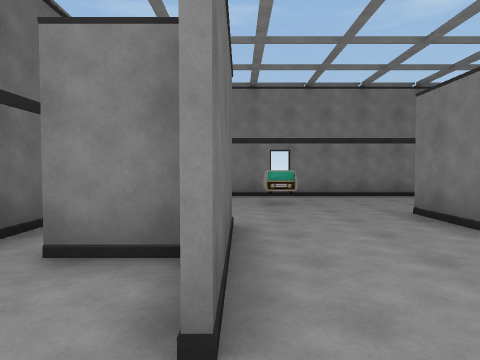
view 1 (above)

12 first-person views from a walk through a 3-D level made in the Unity game engine. The camera is 1.5 m above the floor, tilts 2° down and sees 75° across. The floor is counted in squares, 2 m on a side. Each view is taken from the middle of a square. On the plan, view 1 faces up. The plan holds only what a view shows up to about 10 squares ahead; the rest is blank. The place goes on beyond the plan. The player character is not drawn.

view 2
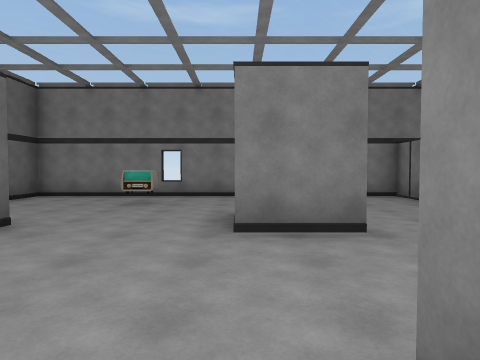

view 3
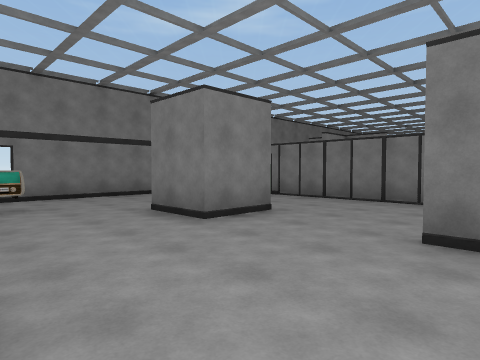

view 4
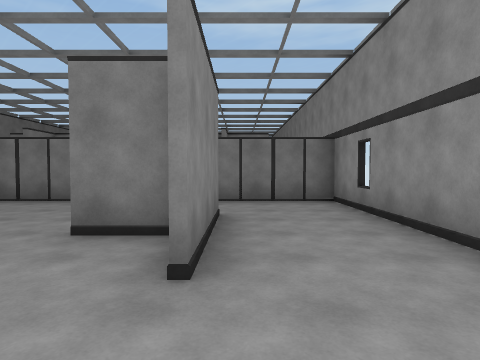

view 5
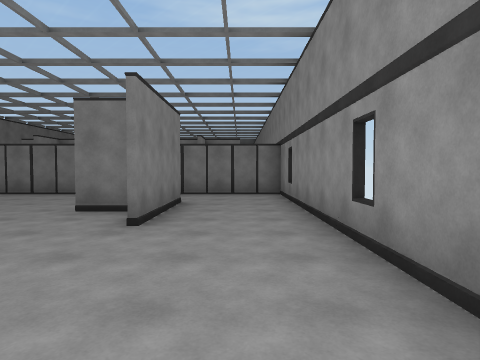

view 6
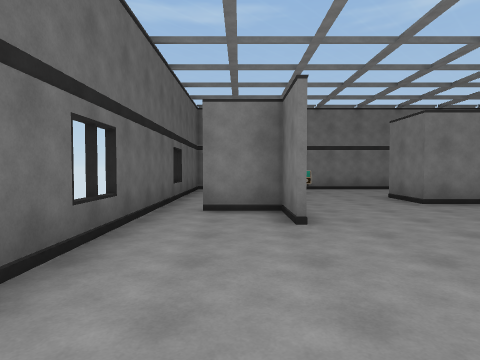

view 7
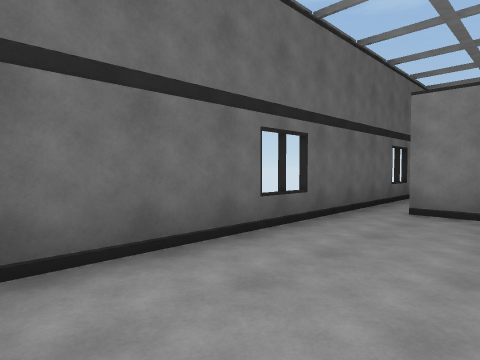

view 8
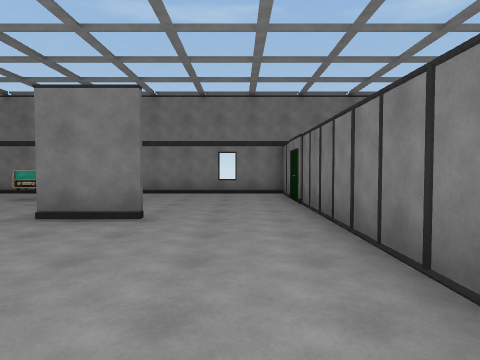

view 9
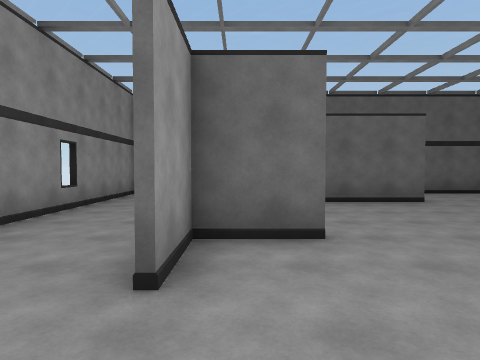

view 10
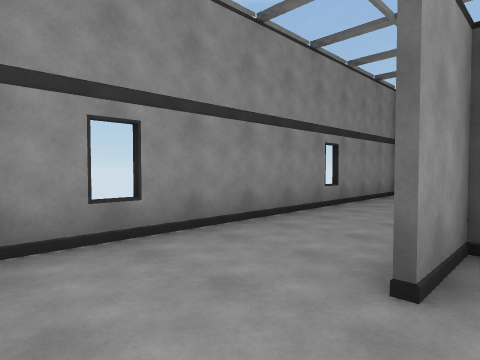

view 11
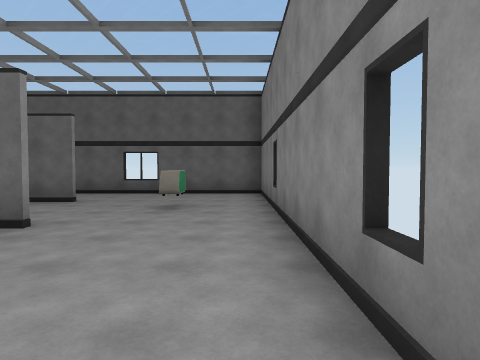

view 12
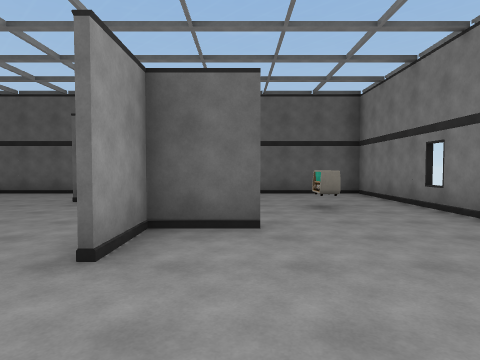

### Floor plan
Points are (right, up) in squares from view 1. A wall is a line through its corners. A room is listed if a view was taken in it or the views show most of it. See-through windows are left out.
Room 1 (views 1, 2, 3, 4, 5, 6, 7, 8, 9, 10, 11, 12)
walls: (4.6, 3.7) (2.9, 3.7) (2.9, 5.4); (3.7, 1) (3.7, -0.5) (5.1, -0.5); (3.1, 5.4) (3.1, 3.8) (4.5, 3.8); (3.5, -0.2) (3.5, 1); (-0.1, 4.3) (-0.1, 1.1); (-0.2, 1.1) (-0.2, 2.6) (-1.7, 2.6); (5.1, -0.7) (2, -0.7); (-2.5, -3.2) (7.3, -3.2) (7.3, 8.7) (-2.6, 8.7) (-2.6, -2.7)
objects: radio (1, 7)

Where each view was taken, in squares from view 1:
view 1: 0 up, 0 right, facing up
view 2: 0 up, 3 right, facing up
view 3: 0 up, 0 right, facing up-right
view 4: 1 down, 0 right, facing right
view 5: 2 down, 2 left, facing right
view 6: 3 down, 1 left, facing up
view 7: 3 down, 0 right, facing up-left
view 8: 1 down, 6 right, facing up
view 9: 0 up, 7 right, facing left
view 10: 0 up, 7 right, facing down-left
view 11: 8 up, 7 right, facing left
view 12: 5 up, 7 right, facing left
